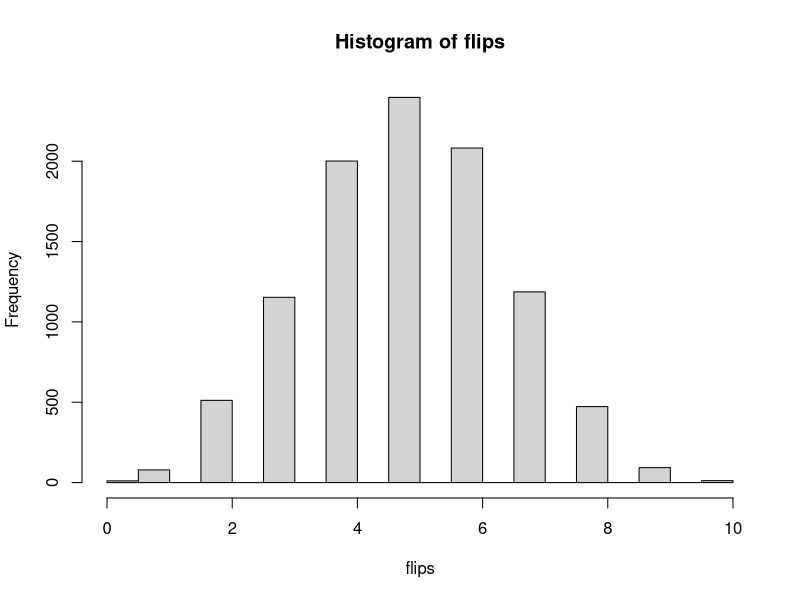

Recreate this plot in R.
## ---- chunk 1
rbinom(1, 1, 0.5)
## ---- chunk 2
rbinom(10, 1, 0.5)
## ---- chunk 3
rbinom(1, 10, 0.5)
## ---- chunk 4
rbinom(10, 10, 0.5)
## ---- chunk 5
rbinom(10, 10, 0.8)
## ---- chunk 6
rbinom(1, 1, 1/6)
## ---- chunk 7
rbinom(100, 2, 1/6*1/6)
## ---- chunk 8
rbinom(100, 1, 8/36)
## ---- chunk 9
flips<-rbinom(10000, 10, 0.5)
## ---- chunk 10
hist(flips)
## ---- chunk 11
mean(flips==5)
## ---- chunk 12
mean(flips==3)
## ---- chunk 13
mean(flips<=4)
## ---- chunk 14
mean(flips>=4)
## ---- chunk 15
dbinom(5, 10, 0.5)
dbinom(3, 10, 0.5)
## ---- chunk 16
pbinom(4, 10, 0.5)
## ---- chunk 17
1-pbinom(4, 10, 0.5)
pbinom(5, 10, 0.5)
